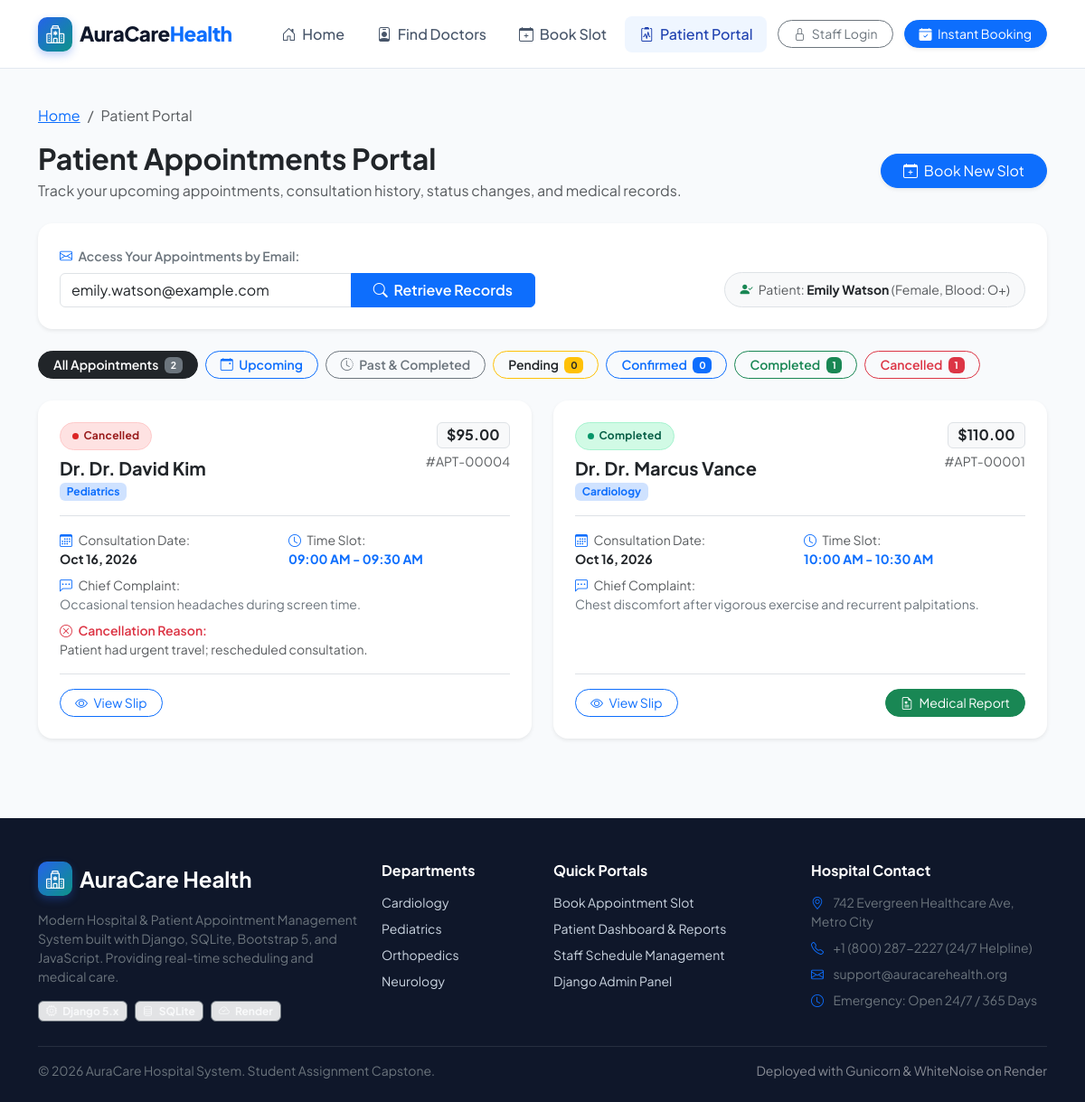
The app's page /patient/dashboard/?email=emily.watson@example.com with its own data.
### hospital_app/models.py (models this page shows, shortened)
class Patient(models.Model):
    user = models.ForeignKey(User, on_delete=models.SET_NULL, null=True, blank=True, related_name='patient_profiles')
    first_name = models.CharField(max_length=100)
    last_name = models.CharField(max_length=100)
    email = models.EmailField()
    phone = models.CharField(max_length=20)
    date_of_birth = models.DateField(null=True, blank=True)
    gender = models.CharField(max_length=10, choices=GENDER_CHOICES, default='Male')
    blood_group = models.CharField(max_length=5, choices=BLOOD_GROUP_CHOICES, blank=True, null=True)
    address = models.TextField(blank=True)
    created_at = models.DateTimeField(auto_now_add=True)
    class Meta:
        ordering = ['-created_at']
    @property
    def full_name(self):
        return f"{self.first_name} {self.last_name}"

class Appointment(models.Model):
    patient = models.ForeignKey(Patient, on_delete=models.CASCADE, related_name='appointments')
    doctor = models.ForeignKey(Doctor, on_delete=models.CASCADE, related_name='appointments')
    date = models.DateField()
    time_slot = models.CharField(max_length=50, choices=TIME_SLOT_CHOICES)
    reason = models.TextField(help_text="Chief complaint or consultation reason")
    status = models.CharField(max_length=20, choices=STATUS_CHOICES, default='Pending')
    cancellation_reason = models.TextField(blank=True, null=True)
    created_at = models.DateTimeField(auto_now_add=True)
    class Meta:
        ordering = ['-date', 'time_slot']
        constraints = [
            models.UniqueConstraint(
                fields=['doctor', 'date', 'time_slot'],
                condition=~models.Q(status='Cancelled'),
                name='unique_active_doctor_appointment_slot'
            )
        ]

class Doctor(models.Model):
    name = models.CharField(max_length=150, help_text="Full doctor name, e.g., Dr. Sarah Jenkins")
    department = models.CharField(max_length=50, choices=DEPARTMENT_CHOICES)
    specialization = models.CharField(max_length=200, help_text="Detailed specialization e.g., Interventional Cardiology")
    consultation_fee = models.DecimalField(max_digits=10, decimal_places=2, default=50.00)
    available_days = models.CharField(
        max_length=255,
        default="Monday, Tuesday, Wednesday, Thursday, Friday",
        help_text="Comma-separated days, e.g. Monday, Tuesday, Wednesday"
    )
    is_active = models.BooleanField(default=True, help_text="Designates whether this doctor is currently active.")
    qualification = models.CharField(max_length=150, default="MBBS, MD", help_text="Degrees & certifications")
    experience_years = models.PositiveIntegerField(default=5, help_text="Years of clinical experience")
    email = models.EmailField(blank=True, null=True)
    phone = models.CharField(max_length=20, blank=True, null=True)
    bio = models.TextField(blank=True, help_text="Professional summary and background")
    profile_image = models.URLField(
        blank=True,
        null=True,
        help_text="Direct URL to doctor's portrait or avatar"
    )
    class Meta:
        ordering = ['department', 'name']

### hospital_app/views.py (the view)
# urls.py: path('patient/dashboard/', views.patient_dashboard, name='patient_dashboard'),
def patient_dashboard(request):
    email_query = request.GET.get('email', '').strip().lower()
    session_email = request.session.get('patient_email', '')
    filter_status = request.GET.get('status', 'all')
    lookup_email = email_query or session_email
    appointments = Appointment.objects.none()
    patient = None
    if request.user.is_authenticated and not lookup_email:
        patient = Patient.objects.filter(user=request.user).first()
        if patient:
            lookup_email = patient.email
    if lookup_email:
        patient = Patient.objects.filter(email=lookup_email).first()
        appointments = Appointment.objects.filter(patient__email=lookup_email)
        request.session['patient_email'] = lookup_email
    elif request.session.get('booked_appointments'):
        appointments = Appointment.objects.filter(id__in=request.session.get('booked_appointments', []))
    today = timezone.now().date()
    if filter_status == 'upcoming':
        appointments = appointments.filter(date__gte=today).exclude(status__in=['Completed', 'Cancelled'])
    elif filter_status == 'past':
        appointments = appointments.filter(Q(date__lt=today) | Q(status='Completed'))
    elif filter_status in ['Pending', 'Confirmed', 'Completed', 'Cancelled']:
        appointments = appointments.filter(status=filter_status)
    appointments = appointments.select_related('doctor', 'patient').order_by('-date', '-created_at')
    all_patient_appointments = Appointment.objects.filter(patient__email=lookup_email) if lookup_email else appointments
    counts = {
        'all': all_patient_appointments.count(),
        'Pending': all_patient_appointments.filter(status='Pending').count(),
        'Confirmed': all_patient_appointments.filter(status='Confirmed').count(),
        'Completed': all_patient_appointments.filter(status='Completed').count(),
        'Cancelled': all_patient_appointments.filter(status='Cancelled').count(),
    }
    context = {
        'appointments': appointments,
        'patient': patient,
        'lookup_email': lookup_email,
        'filter_status': filter_status,
        'counts': counts,
    }
    return render(request, 'hospital_app/patient_dashboard.html', context)

### hospital_app/templates/hospital_app/patient_dashboard.html (shortened to what this page needs)
{% extends 'hospital_app/base.html' %}
{% load static %}
{% block content %}
<div class="container py-4">
    <div class="mb-4">
        <nav aria-label="breadcrumb">
            <ol class="breadcrumb small">
                <li class="breadcrumb-item"><a href="{% url 'home' %}">Home</a></li>
                <li class="breadcrumb-item active" aria-current="page">Patient Portal</li>
            </ol>
        </nav>
        <div class="d-flex flex-column flex-md-row justify-content-between align-items-md-center gap-3">
            <div>
                <h1 class="h2 fw-bold text-dark mb-1">Patient Appointments Portal</h1>
                <p class="text-muted mb-0">Track your upcoming appointments, consultation history, status changes, and medical records.</p>
            </div>
            <a href="{% url 'book_appointment' %}" class="btn btn-primary rounded-pill px-4 shadow-sm">
                <i class="bi bi-calendar-plus me-1"></i> Book New Slot
            </a>
        </div>
    </div>
    <div class="card border-0 shadow-sm rounded-4 p-4 mb-4 bg-white">
        <form method="get" class="row g-3 align-items-end">
            <div class="col-md-8 col-lg-6">
                <label for="email" class="form-label small fw-semibold text-secondary">
                    <i class="bi bi-envelope me-1 text-primary"></i> Access Your Appointments by Email:
                </label>
                <div class="input-group">
                    <input type="email" name="email" id="email" class="form-control" placeholder="Enter patient email address..." value="{{ lookup_email }}" required>
                    <button class="btn btn-primary px-4 fw-semibold" type="submit">
                        <i class="bi bi-search me-1"></i> Retrieve Records
                    </button>
                </div>
            </div>
            {% if patient %}
                <div class="col-md-4 col-lg-6 text-md-end">
                    <div class="p-2 px-3 bg-light rounded-pill d-inline-block small text-muted border">
                        <i class="bi bi-person-check-fill text-success me-1"></i>
                        Patient: <strong class="text-dark">{{ patient.full_name }}</strong> ({{ patient.gender }}, Blood: {{ patient.blood_group|default:'N/A' }})
                    </div>
                </div>
            {% endif %}
        </form>
    </div>
    <div class="d-flex flex-wrap gap-2 mb-4">
        <a href="?email={{ lookup_email }}&status=all" class="btn btn-sm rounded-pill px-3 fw-semibold {% if filter_status == 'all' or not filter_status %}btn-dark{% else %}btn-outline-secondary{% endif %}">
            All Appointments <span class="badge bg-secondary ms-1">{{ counts.all|default:0 }}</span>
        </a>
        <a href="?email={{ lookup_email }}&status=upcoming" class="btn btn-sm rounded-pill px-3 fw-semibold {% if filter_status == 'upcoming' %}btn-primary{% else %}btn-outline-primary{% endif %}">
            <i class="bi bi-calendar-event me-1"></i> Upcoming
        </a>
        <a href="?email={{ lookup_email }}&status=past" class="btn btn-sm rounded-pill px-3 fw-semibold {% if filter_status == 'past' %}btn-secondary{% else %}btn-outline-secondary{% endif %}">
            <i class="bi bi-clock-history me-1"></i> Past & Completed
        </a>
        <a href="?email={{ lookup_email }}&status=Pending" class="btn btn-sm rounded-pill px-3 fw-semibold {% if filter_status == 'Pending' %}btn-warning text-dark{% else %}btn-outline-warning text-dark{% endif %}">
            Pending <span class="badge bg-warning text-dark ms-1">{{ counts.Pending|default:0 }}</span>
        </a>
        <a href="?email={{ lookup_email }}&status=Confirmed" class="btn btn-sm rounded-pill px-3 fw-semibold {% if filter_status == 'Confirmed' %}btn-primary{% else %}btn-outline-primary{% endif %}">
            Confirmed <span class="badge bg-primary ms-1">{{ counts.Confirmed|default:0 }}</span>
        </a>
        <a href="?email={{ lookup_email }}&status=Completed" class="btn btn-sm rounded-pill px-3 fw-semibold {% if filter_status == 'Completed' %}btn-success{% else %}btn-outline-success{% endif %}">
            Completed <span class="badge bg-success ms-1">{{ counts.Completed|default:0 }}</span>
        </a>
        <a href="?email={{ lookup_email }}&status=Cancelled" class="btn btn-sm rounded-pill px-3 fw-semibold {% if filter_status == 'Cancelled' %}btn-danger{% else %}btn-outline-danger{% endif %}">
            Cancelled <span class="badge bg-danger ms-1">{{ counts.Cancelled|default:0 }}</span>
        </a>
    </div>
    {% if appointments %}
        <div class="row g-4">
            {% for apt in appointments %}
                <div class="col-lg-6">
                    <div class="card border-0 shadow-sm rounded-4 p-4 h-100 bg-white transition-all hover-shadow">
                        <div class="d-flex justify-content-between align-items-start mb-3 pb-3 border-bottom">
                            <div>
                                <span class="badge-status badge-{{ apt.status }} mb-2">
                                    <span class="status-dot"></span>
                                    {{ apt.status }}
                                </span>
                                <h5 class="fw-bold text-dark mb-0">Dr. {{ apt.doctor.name }}</h5>
                                <span class="badge bg-primary-subtle text-primary small">{{ apt.doctor.department }}</span>
                            </div>
                            <div class="text-end">
                                <span class="badge bg-light text-dark border fw-bold fs-6">${{ apt.doctor.consultation_fee }}</span>
                                <div class="small text-muted mt-1">#APT-{{ apt.id|stringformat:"05d" }}</div>
                            </div>
                        </div>
                        <div class="row g-2 mb-3 small">
                            <div class="col-sm-6">
                                <span class="text-muted d-block"><i class="bi bi-calendar3 me-1 text-primary"></i> Consultation Date:</span>
                                <strong class="text-dark">{{ apt.date|date:"M d, Y" }}</strong>
                            </div>
                            <div class="col-sm-6">
                                <span class="text-muted d-block"><i class="bi bi-clock me-1 text-primary"></i> Time Slot:</span>
                                <strong class="text-primary">{{ apt.time_slot }}</strong>
                            </div>
                            <div class="col-12 mt-2">
                                <span class="text-muted d-block"><i class="bi bi-chat-left-dots me-1 text-primary"></i> Chief Complaint:</span>
                                <span class="text-secondary">{{ apt.reason|truncatechars:120 }}</span>
                            </div>
                            {% if apt.status == 'Cancelled' and apt.cancellation_reason %}
                                <div class="col-12 mt-2">
                                    <span class="text-danger d-block fw-semibold"><i class="bi bi-x-circle me-1"></i> Cancellation Reason:</span>
                                    <span class="text-muted">{{ apt.cancellation_reason }}</span>
                                </div>
                            {% endif %}
                        </div>
                        <div class="d-flex flex-wrap justify-content-between align-items-center gap-2 mt-auto pt-3 border-top">
                            <a href="{% url 'appointment_detail' apt.id %}" class="btn btn-outline-primary btn-sm rounded-pill px-3">
                                <i class="bi bi-eye me-1"></i> View Slip
                            </a>
                            <div class="d-flex gap-2">
                                {% if apt.status == 'Completed' and apt.report %}
                                    <a href="{% url 'view_report' apt.report.id %}" class="btn btn-success btn-sm rounded-pill px-3">
                                        <i class="bi bi-file-earmark-medical me-1"></i> Medical Report
                                    </a>
                                {% endif %}
                            </div>
                        </div>
                    </div>
                </div>
            {% endfor %}
        </div>
    {% endif %}
</div>
{% endblock %}

### records on screen
Patient: full_name "Emily Watson", gender "Female", blood_group "O+"
Appointment: status "Cancelled", doctor.name "Dr. David Kim", doctor.department "Pediatrics", doctor.consultation_fee "95.00", id "00004", date "Oct 16, 2026", time_slot "09:00 AM - 09:30 AM", reason "Occasional tension headaches during screen time.", cancellation_reason "Patient had urgent travel; rescheduled consultation."
Appointment: status "Completed", doctor.name "Dr. Marcus Vance", doctor.department "Cardiology", doctor.consultation_fee "110.00", id "00001", date "Oct 16, 2026", time_slot "10:00 AM - 10:30 AM", reason "Chest discomfort after vigorous exercise and recurrent palpitations.", shows "Medical Report"

### other values on screen
{{ counts.all|default:0 }} "2"
{{ counts.Pending|default:0 }} "0"
{{ counts.Confirmed|default:0 }} "0"
{{ counts.Completed|default:0 }} "1"
{{ counts.Cancelled|default:0 }} "1"
